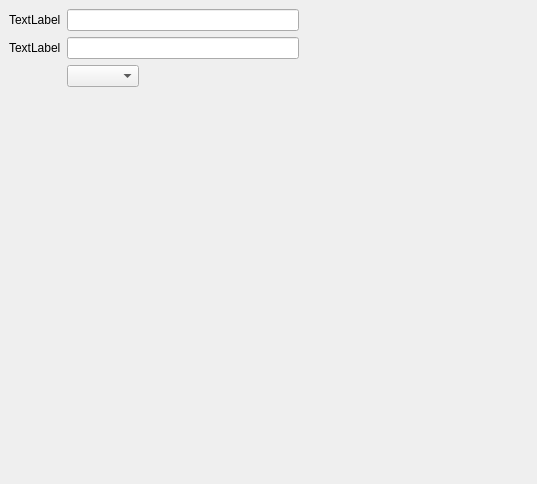
<?xml version="1.0" encoding="UTF-8"?>
<ui version="4.0">
 <class>testForm</class>
 <widget class="QDialog" name="testForm">
  <property name="geometry">
   <rect>
    <x>0</x>
    <y>0</y>
    <width>537</width>
    <height>484</height>
   </rect>
  </property>
  <property name="windowTitle">
   <string>testForm</string>
  </property>
  <widget class="QWidget" name="gridLayoutWidget">
   <property name="geometry">
    <rect>
     <x>9</x>
     <y>9</y>
     <width>521</width>
     <height>461</height>
    </rect>
   </property>
   <layout class="QGridLayout" name="gridLayout">
    <item row="1" column="2">
     <widget class="QLineEdit" name="lineEdit"/>
    </item>
    <item row="1" column="0">
     <widget class="QLabel" name="label">
      <property name="text">
       <string>TextLabel</string>
      </property>
     </widget>
    </item>
    <item row="4" column="2">
     <spacer name="verticalSpacer">
      <property name="orientation">
       <enum>Qt::Vertical</enum>
      </property>
      <property name="sizeHint" stdset="0">
       <size>
        <width>20</width>
        <height>40</height>
       </size>
      </property>
     </spacer>
    </item>
    <item row="2" column="2">
     <widget class="QLineEdit" name="lineEdit_2"/>
    </item>
    <item row="1" column="3">
     <spacer name="horizontalSpacer">
      <property name="orientation">
       <enum>Qt::Horizontal</enum>
      </property>
      <property name="sizeHint" stdset="0">
       <size>
        <width>40</width>
        <height>20</height>
       </size>
      </property>
     </spacer>
    </item>
    <item row="2" column="3">
     <spacer name="horizontalSpacer_2">
      <property name="orientation">
       <enum>Qt::Horizontal</enum>
      </property>
      <property name="sizeHint" stdset="0">
       <size>
        <width>40</width>
        <height>20</height>
       </size>
      </property>
     </spacer>
    </item>
    <item row="2" column="0">
     <widget class="QLabel" name="label_2">
      <property name="text">
       <string>TextLabel</string>
      </property>
     </widget>
    </item>
    <item row="3" column="2">
     <widget class="QComboBox" name="comboBox">
      <property name="sizePolicy">
       <sizepolicy hsizetype="Fixed" vsizetype="Fixed">
        <horstretch>0</horstretch>
        <verstretch>0</verstretch>
       </sizepolicy>
      </property>
     </widget>
    </item>
   </layout>
  </widget>
 </widget>
 <resources/>
 <connections/>
</ui>
